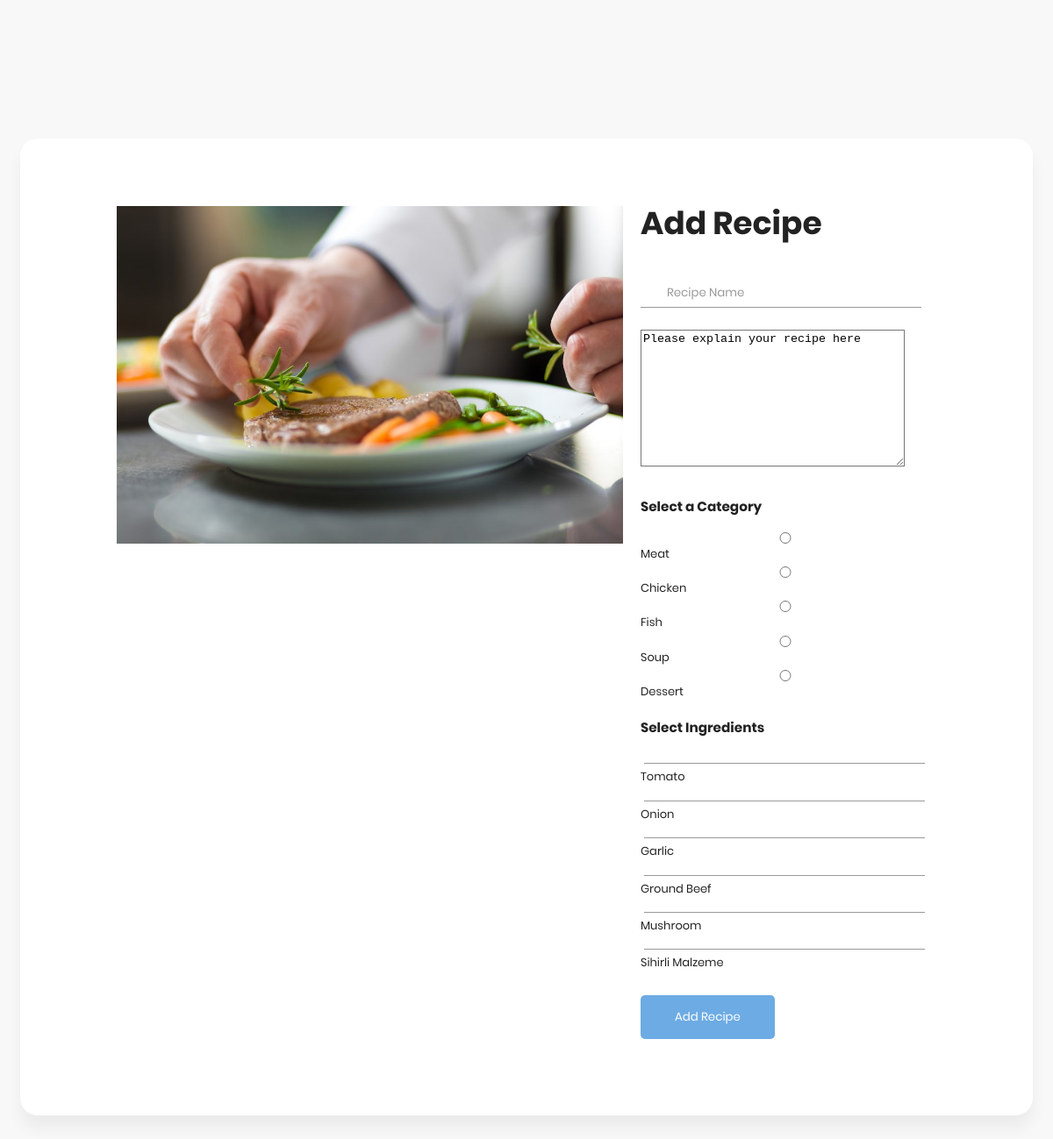
The page /add_recipe (signed in) on the database as committed earlier.
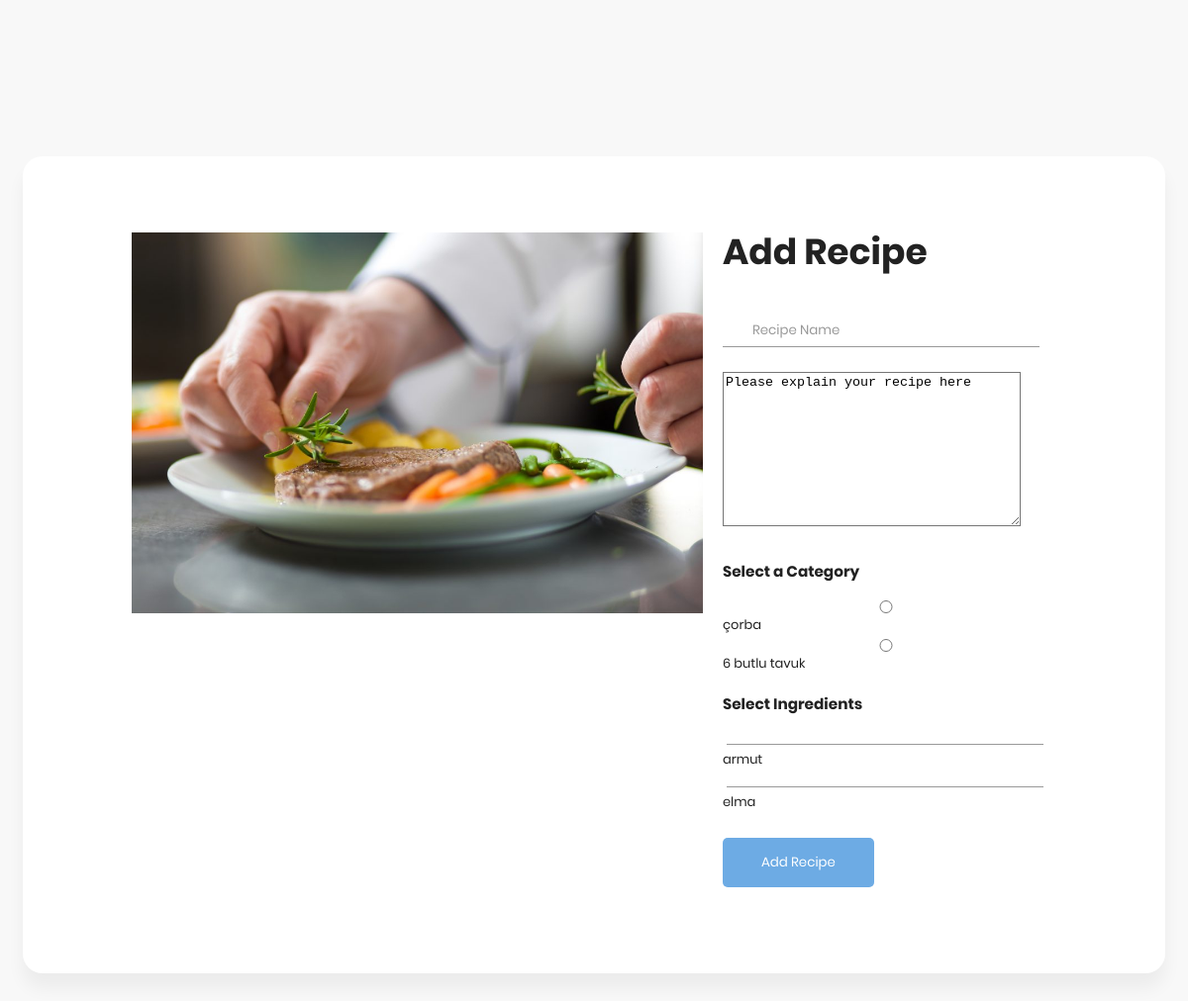
The same page on the database as committed later.
### main.py (models this page shows, shortened)
class RecipeCategory(db.Model):
	__tablename__ = 'RecipeCategory'
	id = db.Column(db.Integer, primary_key = True)
	name = db.Column(db.String(50))
	recipes = db.relationship("Recipe", backref="recipes_of_category")

class Ingredient(db.Model):
	__tablename__ = 'Ingredient'
	id = db.Column(db.Integer, primary_key=True)
	name = db.Column(db.String(50))
	similar = db.Column(db.String(50))

### main.py (the view)
@app.route('/add_recipe', methods=['POST', 'GET'])
def add_recipe():
	if not check_if_user_logged_in():
		print("You must log in!")
		flash("You must log in!", "error")
		return redirect(url_for('log_in'))
	else:
		categories = RecipeCategory.query.all()
		ingredients = Ingredient.query.all()
		return render_template('add_recipe.html', categories=categories, ingredients=ingredients)

### main.py (called while the page is built)
def check_if_user_logged_in():
	if not "logged_in" in session:
		user_logged_in = False
		session["logged_in"] = False
	else:
		user_logged_in = session["logged_in"]
	return user_logged_in

### templates/add_recipe.html (shortened to what this page needs)
<!DOCTYPE html>
<html lang="en">
<head>
    <link rel="stylesheet" href="{{ url_for('static', filename='fonts/material-icon/css/material-design-iconic-font.min.css') }}">
    <link rel="stylesheet" href="{{ url_for('static', filename='css/style.css') }}">
</head>
<body>
    <div class="main">
        <section class="sign-in">
            <div class="container">
                <div class="signin-content">
                    <div class="signin-image">
                        <figure><img src="{{ url_for('static', filename='images/signin-image.jpg') }}" alt="sing up image"></figure>
                    </div>
                    <div class="addrecipe-form">
                        <h2 class="form-title">Add Recipe</h2>
                        <form action="{{url_for("add_recipe_confirm")}}" method="POST" class="register-form" id="login-form">
                            <div class="form-group">
                                <label for="username"><i class="zmdi zmdi-account material-icons-name"></i></label>
                                <input type="text" name="recipe_name" id="recipe_name" placeholder="Recipe Name"/>
                            </div>
                            <div class="form-group">
                                <textarea name="recipe_text" id="recipe_text" rows="10" cols="35">Please explain your recipe here</textarea>
                            </div>
                            <div>
                                <h3>Select a Category</h3>
                                {% for category in categories %}
                                    <input type="radio" name="category" value="{{category.id}}"> {{category.name}}<br>
                                {% endfor %}
                            </div>
                            <div >
                                <h3>Select Ingredients</h3>
                                {% for ingredient in ingredients %}
                                    <input type="checkbox" name="ingredient" value="{{ingredient.id}}"> {{ingredient.name}}<br>
                                {% endfor %}
                            </div>
                            <div class="form-group form-button">
                                <input type="submit" name="add_recipe" id="add_recipe" class="form-submit" value="Add Recipe"/>
                            </div>
                        </form>
                    </div>
                </div>
            </div>
        </section>
    </div>
</body>
</html>

Rows that differ between the two databases and show on the page:
removed RecipeCategory: name "Fish"
removed RecipeCategory: name "Soup"
removed RecipeCategory: name "Dessert"
removed Ingredient: name "Garlic"
removed Ingredient: name "Ground Beef"
removed Ingredient: name "Mushroom"
removed Ingredient: name "Sihirli Malzeme"
changed RecipeCategory: name "Meat" → "çorba"
changed RecipeCategory: name "Chicken" → "6 butlu tavuk"
changed Ingredient: name "Tomato" → "armut"
changed Ingredient: name "Onion" → "elma"
